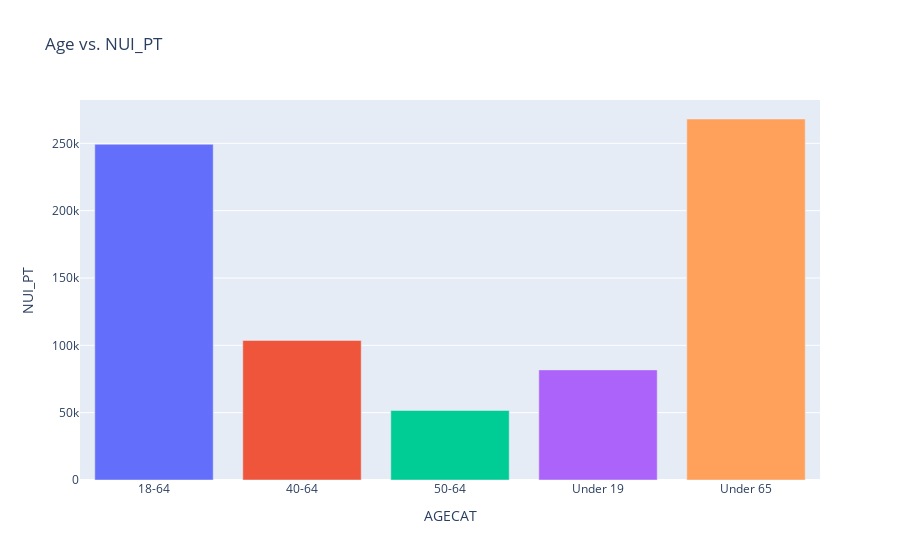
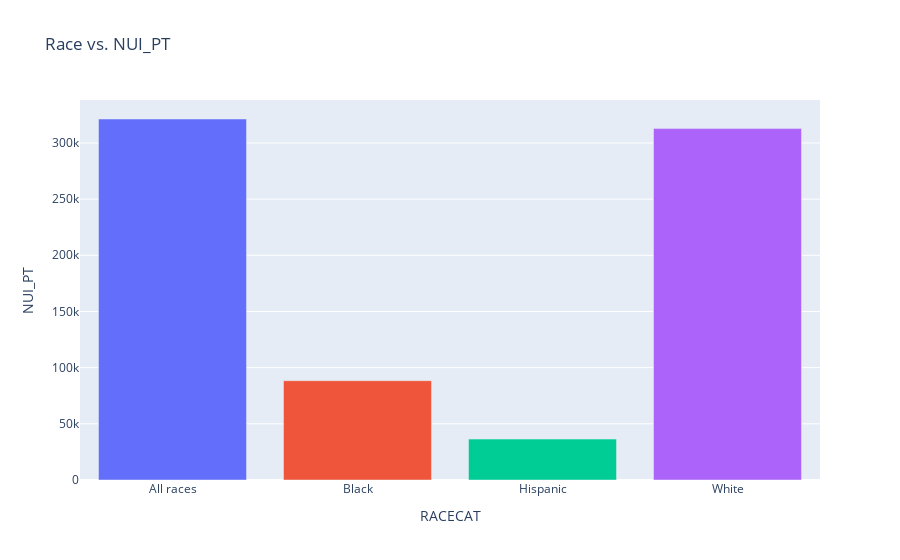

Write notebook code for charts like these, in order.
### Code cell
import plotly.express as px

fig = px.bar(data_frame=temp.groupby('AGECAT').median().reset_index(),
             x='AGECAT',
             y='NUI_PT',
             color='AGECAT',
             title='Age vs. NUI_PT')
fig.update_layout(showlegend=False)

fig2 = px.bar(data_frame=temp1.groupby('RACECAT').median().reset_index(),
              x='RACECAT',
              y='NUI_PT',
              color='RACECAT',
              title='Race vs. NUI_PT')
fig2.update_layout(showlegend=False)

fig.show()
fig2.show()

### Figure 1 — Plotly figure (JSON) as saved in the notebook; plotly's stock layout.template omitted (floating-point values rounded to 4 significant figures)
{"data": [{"alignmentgroup": "True", "hovertemplate": "AGECAT=%{x}<br>NUI_PT=%{y}<extra></extra>", "legendgroup": "18-64", "marker": {"color": "#636efa", "pattern": {"shape": ""}}, "name": "18-64", "offsetgroup": "18-64", "orientation": "v", "showlegend": true, "textposition": "auto", "type": "bar", "x": ["18-64"], "xaxis": "x", "y": [249300.0], "yaxis": "y"}, {"alignmentgroup": "True", "hovertemplate": "AGECAT=%{x}<br>NUI_PT=%{y}<extra></extra>", "legendgroup": "40-64", "marker": {"color": "#EF553B", "pattern": {"shape": ""}}, "name": "40-64", "offsetgroup": "40-64", "orientation": "v", "showlegend": true, "textposition": "auto", "type": "bar", "x": ["40-64"], "xaxis": "x", "y": [103700.0], "yaxis": "y"}, {"alignmentgroup": "True", "hovertemplate": "AGECAT=%{x}<br>NUI_PT=%{y}<extra></extra>", "legendgroup": "50-64", "marker": {"color": "#00cc96", "pattern": {"shape": ""}}, "name": "50-64", "offsetgroup": "50-64", "orientation": "v", "showlegend": true, "textposition": "auto", "type": "bar", "x": ["50-64"], "xaxis": "x", "y": [51630.0], "yaxis": "y"}, {"alignmentgroup": "True", "hovertemplate": "AGECAT=%{x}<br>NUI_PT=%{y}<extra></extra>", "legendgroup": "Under 19", "marker": {"color": "#ab63fa", "pattern": {"shape": ""}}, "name": "Under 19", "offsetgroup": "Under 19", "orientation": "v", "showlegend": true, "textposition": "auto", "type": "bar", "x": ["Under 19"], "xaxis": "x", "y": [81764], "yaxis": "y"}, {"alignmentgroup": "True", "hovertemplate": "AGECAT=%{x}<br>NUI_PT=%{y}<extra></extra>", "legendgroup": "Under 65", "marker": {"color": "#FFA15A", "pattern": {"shape": ""}}, "name": "Under 65", "offsetgroup": "Under 65", "orientation": "v", "showlegend": true, "textposition": "auto", "type": "bar", "x": ["Under 65"], "xaxis": "x", "y": [268100.0], "yaxis": "y"}], "layout": {"barmode": "relative", "legend": {"title": {"text": "AGECAT"}, "tracegroupgap": 0}, "showlegend": false, "title": {"text": "Age vs. NUI_PT"}, "xaxis": {"anchor": "y", "categoryarray": ["18-64", "40-64", "50-64", "Under 19", "Under 65"], "categoryorder": "array", "domain": [0, 1], "title": {"text": "AGECAT"}}, "yaxis": {"anchor": "x", "domain": [0, 1], "title": {"text": "NUI_PT"}}}}

### Figure 2 — Plotly figure (JSON) as saved in the notebook; plotly's stock layout.template omitted (floating-point values rounded to 4 significant figures)
{"data": [{"alignmentgroup": "True", "hovertemplate": "RACECAT=%{x}<br>NUI_PT=%{y}<extra></extra>", "legendgroup": "All races", "marker": {"color": "#636efa", "pattern": {"shape": ""}}, "name": "All races", "offsetgroup": "All races", "orientation": "v", "showlegend": true, "textposition": "auto", "type": "bar", "x": ["All races"], "xaxis": "x", "y": [321308], "yaxis": "y"}, {"alignmentgroup": "True", "hovertemplate": "RACECAT=%{x}<br>NUI_PT=%{y}<extra></extra>", "legendgroup": "Black", "marker": {"color": "#EF553B", "pattern": {"shape": ""}}, "name": "Black", "offsetgroup": "Black", "orientation": "v", "showlegend": true, "textposition": "auto", "type": "bar", "x": ["Black"], "xaxis": "x", "y": [88380.0], "yaxis": "y"}, {"alignmentgroup": "True", "hovertemplate": "RACECAT=%{x}<br>NUI_PT=%{y}<extra></extra>", "legendgroup": "Hispanic", "marker": {"color": "#00cc96", "pattern": {"shape": ""}}, "name": "Hispanic", "offsetgroup": "Hispanic", "orientation": "v", "showlegend": true, "textposition": "auto", "type": "bar", "x": ["Hispanic"], "xaxis": "x", "y": [36410.0], "yaxis": "y"}, {"alignmentgroup": "True", "hovertemplate": "RACECAT=%{x}<br>NUI_PT=%{y}<extra></extra>", "legendgroup": "White", "marker": {"color": "#ab63fa", "pattern": {"shape": ""}}, "name": "White", "offsetgroup": "White", "orientation": "v", "showlegend": true, "textposition": "auto", "type": "bar", "x": ["White"], "xaxis": "x", "y": [312800.0], "yaxis": "y"}], "layout": {"barmode": "relative", "legend": {"title": {"text": "RACECAT"}, "tracegroupgap": 0}, "showlegend": false, "title": {"text": "Race vs. NUI_PT"}, "xaxis": {"anchor": "y", "categoryarray": ["All races", "Black", "Hispanic", "White"], "categoryorder": "array", "domain": [0, 1], "title": {"text": "RACECAT"}}, "yaxis": {"anchor": "x", "domain": [0, 1], "title": {"text": "NUI_PT"}}}}
